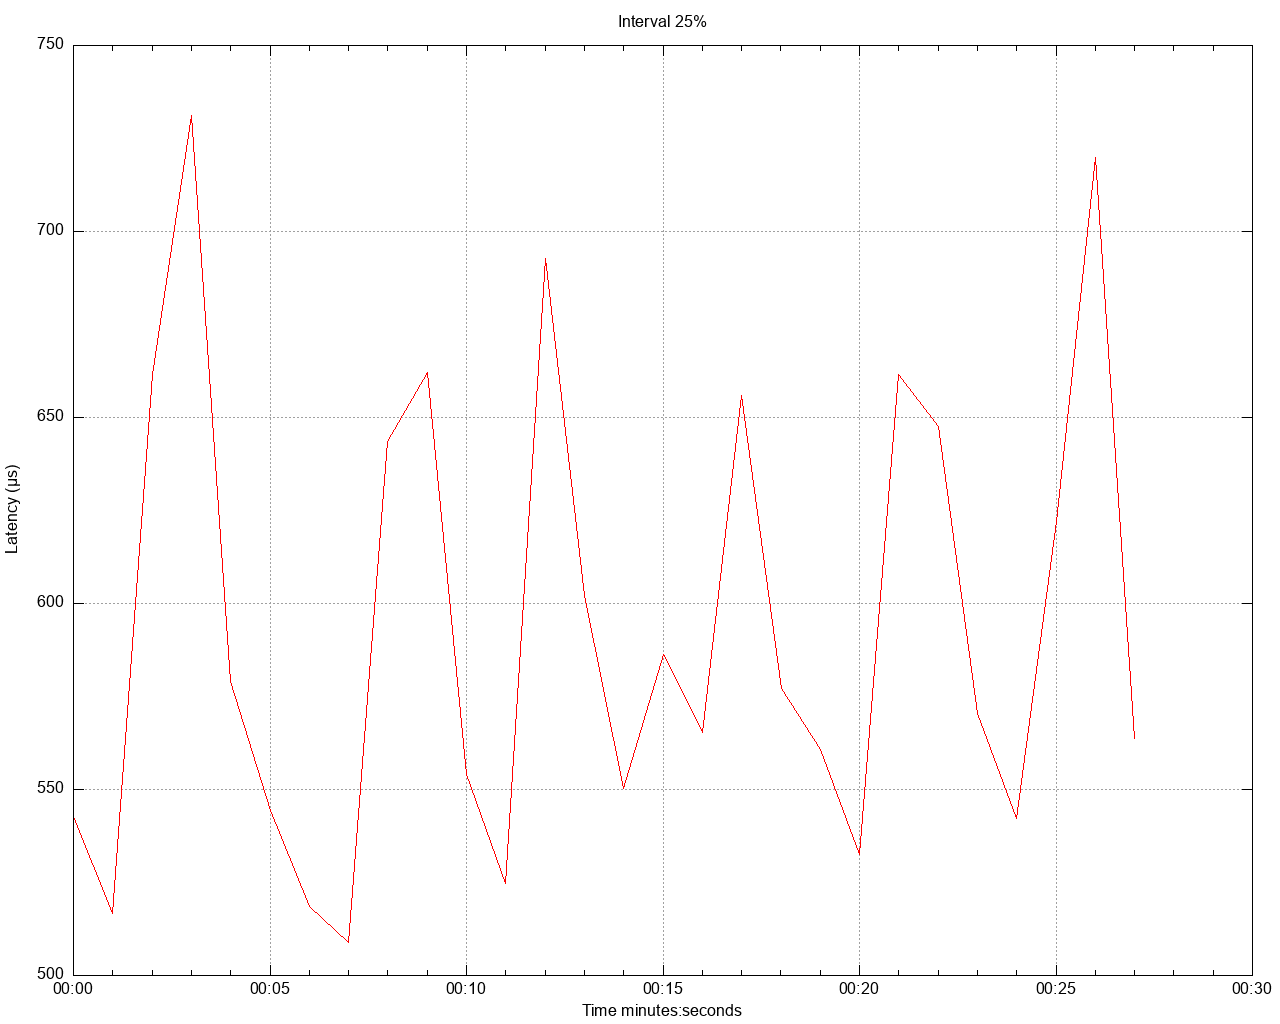

gnuplot code for this plot:
set title 'Interval 25%' noenhanced
set style data lines
set datafile separator ","
set terminal png size 1280,1024
set grid
set key below
set xdata time
set timefmt "%s"
offset = 0
t0(x)=(offset=($0==0) ? x : offset, x - offset)
set xlabel 'Time minutes:seconds'
set ylabel 'Latency (μs)'
set output '/Users/gbarnett/git/hazelcast-simulator/atomiclong-3node-member/atomicreference/latency/latency_interval_25_twoKbWrite.png'
plot \
   '/Users/gbarnett/git/hazelcast-simulator/atomiclong-3node-member/atomicreference/data/latency_interval_25_twoKbWrite_1.data' using (t0(timecolumn(1))):2 title "" lt rgb "red", \
